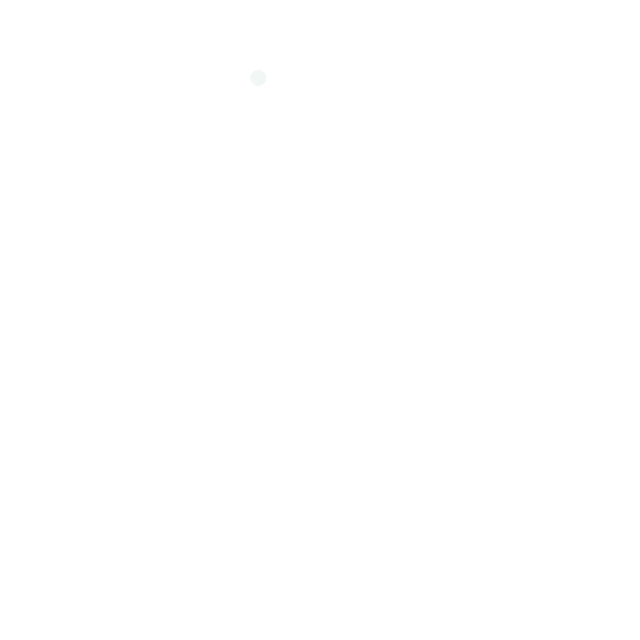
Frame 1 (no input)
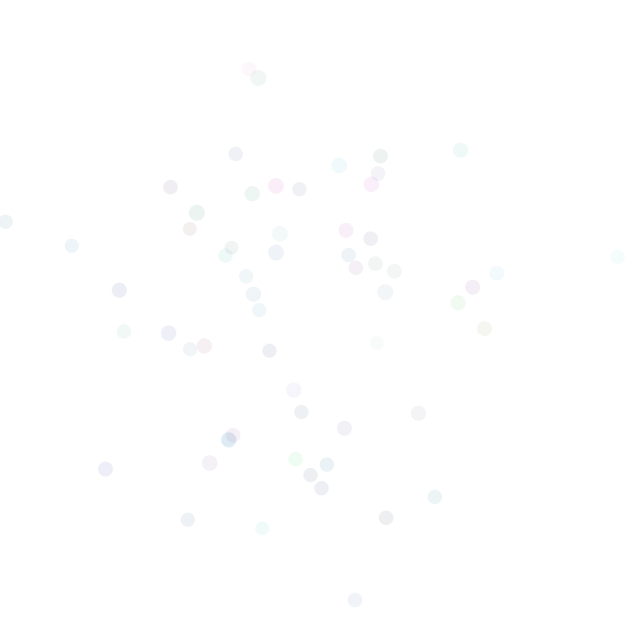
Frame 60 (the mouse pressed at the canvas centre just before this capture)
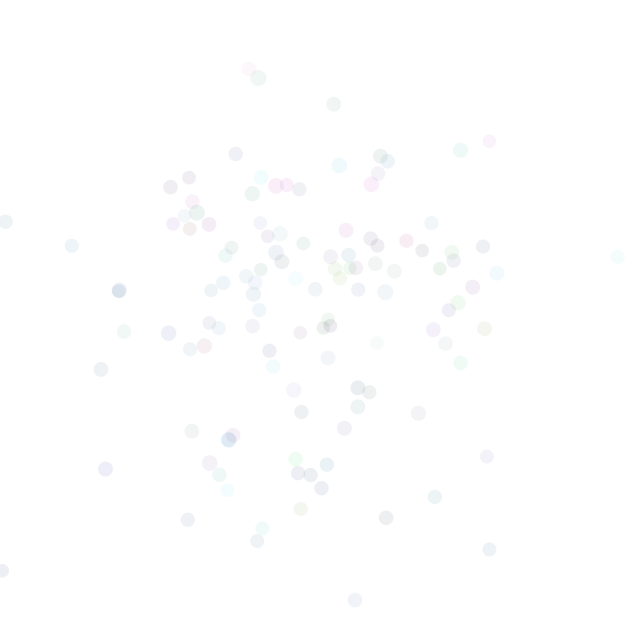
Frame 120 (the mouse held since frame 60 and released just before this capture)

The Processing sketch that drew these frames (run headless with seeded random() and noise(); from frame 60 on, the mouse is pressed at the canvas centre):

// Processing sketch: gaussiancolorswalk
// ── gaussiancolorswalk.pde
//Kevin Gutowski - BROKEN
//Idea was to take Gaussian Colors and have the whole object move with random Perlin Noise
float t = 0;

Circles c;

void setup() {
  size(640, 640);
  background(255);
  
  c = new Circles();
}

void draw() {
  //Run Circles Object
  c.walk();
  c.display();
  
}




// ── circles.pde
class Circles {
  PVector location;
  PVector noff;
  
  Circles() {
    location = new PVector(width/2, height/2);
    noff = new PVector(random(1000),random(1000));
  }
  
  void display() {

    // Get a gaussian random number w/ mean of 0 and standard deviation of 1.0
    float xloc = randomGaussian();
    float yloc = randomGaussian();
    float hueval = randomGaussian();
    float satval = randomGaussian();
    float brival = randomGaussian();
  
    float sd = 120;                // Define a standard deviation
    float mean = width/2;         // Define a mean value (middle of the screen along the x-axis)
    xloc = ( xloc * sd ) + mean;  // Scale the gaussian random number by standard deviation and mean
    yloc = ( yloc * sd ) + mean;
    
    float sdc = 40;
    float meanc = 150;
    hueval = (hueval * sdc) + meanc;
    satval = (satval * sdc) + meanc;
    brival = (brival * sdc) + meanc;
    
    t += 0.01;
    float n = noise(t);
    float r = map(n, 0, 1, 10, 20);
    
    
  
    noStroke();
    colorMode(HSB);
    fill(hueval,satval,brival, 20);
    noStroke();
    ellipse(xloc, yloc, r, r);   // Draw an ellipse at our "normal" random location
  }
  
  void walk() {
    location.x = map(noise(noff.x),0,1,0,5);
    location.y = map(noise(noff.y),0,1,0,5);
    
    noff.add(0.01,0.01,0);
  }
}
